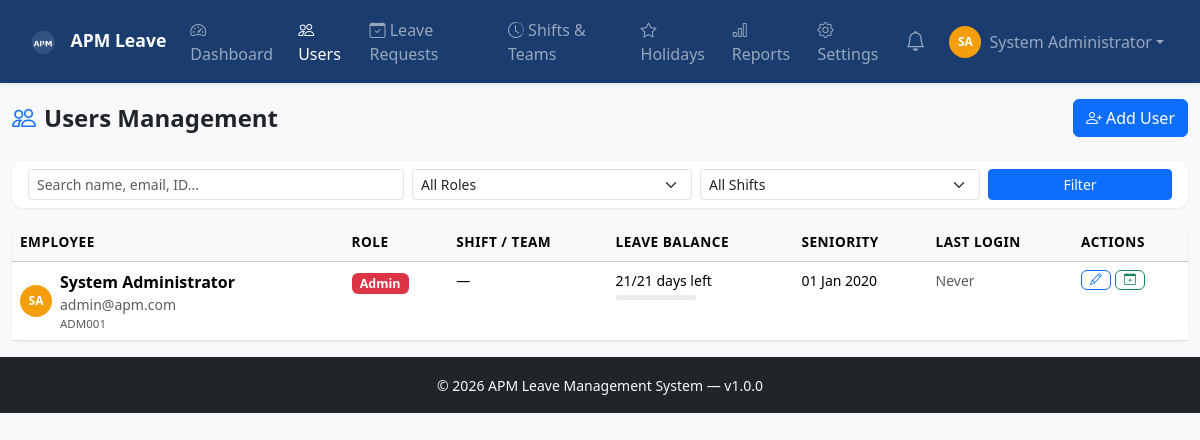
The page /admin/users.php (signed in) on the database its author committed.
### tables this page shows
CREATE TABLE `users` (
  `id` INT(11) NOT NULL AUTO_INCREMENT,
  `employee_id` VARCHAR(50) DEFAULT NULL,
  `first_name` VARCHAR(100) NOT NULL,
  `last_name` VARCHAR(100) NOT NULL,
  `email` VARCHAR(150) NOT NULL,
  `password` VARCHAR(255) NOT NULL,
  `role_id` INT(11) NOT NULL DEFAULT 3,
  `shift_id` INT(11) DEFAULT NULL,
  `team_id` INT(11) DEFAULT NULL,
  `seniority_date` DATE DEFAULT NULL,
  `phone` VARCHAR(20) DEFAULT NULL,
  `active` TINYINT(1) DEFAULT 1,
  `email_notifications` TINYINT(1) DEFAULT 1,
  `avatar` VARCHAR(255) DEFAULT NULL,
  `last_login` TIMESTAMP NULL DEFAULT NULL,
  `created_at` TIMESTAMP DEFAULT CURRENT_TIMESTAMP,
  `updated_at` TIMESTAMP DEFAULT CURRENT_TIMESTAMP ON UPDATE CURRENT_TIMESTAMP,
  PRIMARY KEY (`id`),
  UNIQUE KEY `email` (`email`),
  KEY `role_id` (`role_id`),
  KEY `shift_id` (`shift_id`),
  KEY `team_id` (`team_id`),
  CONSTRAINT `users_role_fk` FOREIGN KEY (`role_id`) REFERENCES `roles` (`id`),
  CONSTRAINT `users_shift_fk` FOREIGN KEY (`shift_id`) REFERENCES `shifts` (`id`) ON DELETE SET NULL,
  CONSTRAINT `users_team_fk` FOREIGN KEY (`team_id`) REFERENCES `teams` (`id`) ON DELETE SET NULL
);

CREATE TABLE `roles` (
  `id` INT(11) NOT NULL AUTO_INCREMENT,
  `name` VARCHAR(50) NOT NULL,
  `description` VARCHAR(255) DEFAULT NULL,
  PRIMARY KEY (`id`),
  UNIQUE KEY `name` (`name`)
);

### config/session.php (called while the page is built, shortened)
<?php
function e(mixed $value): string {
    return htmlspecialchars((string)$value, ENT_QUOTES | ENT_HTML5, 'UTF-8');
}
function sanitize(mixed $input): string {
    return trim(strip_tags((string)$input));
}
function currentUser(): array {
    return [
        'id'         => $_SESSION['user_id'] ?? 0,
        'email'      => $_SESSION['email'] ?? '',
        'first_name' => $_SESSION['first_name'] ?? '',
        'last_name'  => $_SESSION['last_name'] ?? '',
        'role'       => $_SESSION['role'] ?? '',
        'role_id'    => $_SESSION['role_id'] ?? 3,
        'shift_id'   => $_SESSION['shift_id'] ?? null,
        'team_id'    => $_SESSION['team_id'] ?? null,
        'full_name'  => trim(($_SESSION['first_name'] ?? '') . ' ' . ($_SESSION['last_name'] ?? '')),
    ];
}

### config/functions.php (called while the page is built, shortened)
<?php
function formatDate(string $date): string {
    return date('d M Y', strtotime($date));
}

### admin/users.php (the view, shortened to what this page needs)
<?php
require_once BASE_PATH . '/config/session.php';
require_once BASE_PATH . '/config/functions.php';
$pdo = getDB();
$search    = sanitize($_GET['search'] ?? '');
$where = "WHERE u.active = 1";
$params = [];
$stmt = $pdo->prepare(
    "SELECT u.*, r.name as role_name, s.name as shift_name, t.name as team_name, t.code as team_code,
            lb.annual_days, lb.carryover_days, lb.used_days
     FROM users u
     LEFT JOIN roles r ON u.role_id = r.id
     LEFT JOIN shifts s ON u.shift_id = s.id
     LEFT JOIN teams t ON u.team_id = t.id
     LEFT JOIN leave_balances lb ON u.id = lb.user_id AND lb.year = YEAR(NOW())
     $where ORDER BY r.id, u.first_name"
);
$stmt->execute($params);
$users = $stmt->fetchAll();
$activePage = 'users';
include BASE_PATH . '/includes/header.php';
?>
<div class="row g-3 mb-4">
    <div class="col-12 d-flex justify-content-between align-items-center flex-wrap gap-2">
        <h4 class="fw-bold mb-0"><i class="bi bi-people text-primary me-2"></i>Users Management</h4>
        <button class="btn btn-primary" data-bs-toggle="modal" data-bs-target="#userModal">
            <i class="bi bi-person-plus me-1"></i>Add User
        </button>
    </div>
</div>
<div class="card mb-3">
    <div class="card-body py-2">
        <form method="GET" class="row g-2 align-items-center">
            <div class="col-md-4">
                <input type="text" class="form-control form-control-sm" name="search" value="<?= e($search) ?>" placeholder="Search name, email, ID...">
            </div>
            <div class="col-md-3">
                <select class="form-select form-select-sm" name="role">
                    <option value="">All Roles</option>
                </select>
            </div>
            <div class="col-md-3">
                <select class="form-select form-select-sm" name="shift">
                    <option value="">All Shifts</option>
                </select>
            </div>
            <div class="col-md-2">
                <button type="submit" class="btn btn-sm btn-primary w-100">Filter</button>
            </div>
        </form>
    </div>
</div>
<div class="card">
    <div class="card-body p-0">
        <div class="table-responsive">
            <table class="table table-hover mb-0" id="usersTable">
                <thead class="table-light">
                    <tr>
                        <th>Employee</th>
                        <th>Role</th>
                        <th>Shift / Team</th>
                        <th>Leave Balance</th>
                        <th>Seniority</th>
                        <th>Last Login</th>
                        <th>Actions</th>
                    </tr>
                </thead>
                <tbody>
                    <?php if (empty($users)): ?>
                    <tr><td colspan="7" class="text-center py-5 text-muted">No users found</td></tr>
                    <?php else: ?>
                    <?php foreach ($users as $u):
                        $total = ((float)($u['annual_days']??21)) + ((float)($u['carryover_days']??0));
                        $used  = (float)($u['used_days']??0);
                        $avail = max(0, $total - $used);
                    ?>
                    <tr>
                        <td>
                            <div class="d-flex align-items-center gap-2">
                                <div class="avatar-sm"><?= strtoupper(substr($u['first_name'],0,1).substr($u['last_name'],0,1)) ?></div>
                                <div>
                                    <div class="fw-semibold"><?= e($u['first_name'].' '.$u['last_name']) ?></div>
                                    <div class="text-muted small"><?= e($u['email']) ?></div>
                                    <?php if ($u['employee_id']): ?><div class="text-muted" style="font-size:0.72rem"><?= e($u['employee_id']) ?></div><?php endif; ?>
                                </div>
                            </div>
                        </td>
                        <td>
                            <?php $roleColors = ['admin'=>'danger','supervisor'=>'info','operator'=>'success'];
                                  $rc = $roleColors[$u['role_name']] ?? 'secondary'; ?>
                            <span class="badge bg-<?= $rc ?>"><?= e(ucfirst($u['role_name'])) ?></span>
                        </td>
                        <td>
                            <div class="small"><?= e($u['shift_name'] ?? '—') ?></div>
                        </td>
                        <td>
                            <div class="small"><?= $avail ?>/<?= $total ?> days left</div>
                            <div class="progress mt-1" style="height:5px;width:80px">
                            </div>
                        </td>
                        <td class="small"><?= $u['seniority_date'] ? formatDate($u['seniority_date']) : '—' ?></td>
                        <td class="small text-muted"><?= $u['last_login'] ? date('d/m/y H:i', strtotime($u['last_login'])) : 'Never' ?></td>
                        <td>
                            <div class="d-flex gap-1 flex-wrap">
                                <button class="btn btn-xs btn-outline-primary py-0 px-2" style="font-size:0.75rem"
                                    onclick="editUser(<?= htmlspecialchars(json_encode($u)) ?>)">
                                    <i class="bi bi-pencil"></i>
                                </button>
                                <button class="btn btn-xs btn-outline-success py-0 px-2" style="font-size:0.75rem"
                                    onclick="adjustBalance(<?= $u['id'] ?>, '<?= e($u['first_name'].' '.$u['last_name']) ?>', <?= $total ?>, <?= $u['carryover_days']??0 ?>)">
                                    <i class="bi bi-calendar-plus"></i>
                                </button>
                            </div>
                        </td>
                    </tr>
                    <?php endforeach; ?>
                    <?php endif; ?>
                </tbody>
            </table>
        </div>
    </div>
</div>
<?php
include BASE_PATH . '/includes/footer.php';
?>

### includes/header.php (shortened to what this page needs)
<?php
require_once BASE_PATH . '/config/session.php';
require_once BASE_PATH . '/config/functions.php';
$user = currentUser();
$role = $user['role'];
?>
<!DOCTYPE html>
<html lang="en">
<head>
    <link href="https://cdn.jsdelivr.net/npm/bootstrap@5.3.2/dist/css/bootstrap.min.css" rel="stylesheet">
    <link href="https://cdn.jsdelivr.net/npm/bootstrap-icons@1.11.3/font/bootstrap-icons.css" rel="stylesheet">
    <link href="https://cdn.jsdelivr.net/npm/fullcalendar@6.1.10/index.global.min.css" rel="stylesheet">
    <link href="/APM/assets/css/main.css" rel="stylesheet">
</head>
<body class="bg-light">
<nav class="navbar navbar-expand-lg navbar-dark bg-primary-custom shadow-sm">
    <div class="container-fluid">
        <a class="navbar-brand fw-bold" href="/APM/<?= $role === 'admin' ? 'admin' : ($role === 'supervisor' ? 'supervisor' : 'operator') ?>/dashboard.php">
            <img src="/APM/assets/icons/icon-48.png" alt="APM" width="30" class="me-2">
            APM Leave
        </a>
        <div class="collapse navbar-collapse" id="navMain">
            <ul class="navbar-nav me-auto">
                <?php if ($role === 'admin'): ?>
                    <li class="nav-item"><a class="nav-link <?= ($activePage??'') === 'dashboard' ? 'active' : '' ?>" href="/APM/admin/dashboard.php"><i class="bi bi-speedometer2"></i> Dashboard</a></li>
                    <li class="nav-item"><a class="nav-link <?= ($activePage??'') === 'users' ? 'active' : '' ?>" href="/APM/admin/users.php"><i class="bi bi-people"></i> Users</a></li>
                    <li class="nav-item"><a class="nav-link <?= ($activePage??'') === 'leaves' ? 'active' : '' ?>" href="/APM/admin/leaves.php"><i class="bi bi-calendar-check"></i> Leave Requests</a></li>
                    <li class="nav-item"><a class="nav-link <?= ($activePage??'') === 'shifts' ? 'active' : '' ?>" href="/APM/admin/shifts.php"><i class="bi bi-clock-history"></i> Shifts & Teams</a></li>
                    <li class="nav-item"><a class="nav-link <?= ($activePage??'') === 'holidays' ? 'active' : '' ?>" href="/APM/admin/holidays.php"><i class="bi bi-star"></i> Holidays</a></li>
                    <li class="nav-item"><a class="nav-link <?= ($activePage??'') === 'reports' ? 'active' : '' ?>" href="/APM/admin/reports.php"><i class="bi bi-bar-chart"></i> Reports</a></li>
                    <li class="nav-item"><a class="nav-link <?= ($activePage??'') === 'settings' ? 'active' : '' ?>" href="/APM/admin/settings.php"><i class="bi bi-gear"></i> Settings</a></li>
                <?php endif; ?>
            </ul>
            <ul class="navbar-nav align-items-center">
                <li class="nav-item me-2">
                    <a class="nav-link position-relative" href="/APM/<?= $role === 'admin' ? 'admin' : ($role === 'supervisor' ? 'supervisor' : 'operator') ?>/notifications.php">
                        <i class="bi bi-bell fs-5"></i>
                    </a>
                </li>
                <li class="nav-item dropdown">
                    <a class="nav-link dropdown-toggle d-flex align-items-center" href="#" data-bs-toggle="dropdown">
                        <div class="avatar-sm me-2"><?= strtoupper(substr($user['first_name'],0,1) . substr($user['last_name'],0,1)) ?></div>
                        <span class="d-none d-md-inline"><?= e($user['full_name']) ?></span>
                    </a>
                </li>
            </ul>
        </div>
    </div>
</nav>
<div class="container-fluid py-3">

### assets/css/main.css (style rules this page uses)
:root { --primary: #1a3c6e; --primary-light: #2563a8; --secondary: #e8f0fe; --accent: #f59e0b; --success: #10b981; --danger: #ef4444; --warning: #f59e0b; --info: #3b82f6; --dark: #1e293b; --sidebar-w: 250px; }
body { font-family: 'Segoe UI', system-ui, sans-serif; background: #f1f5f9; }
.bg-primary-custom { background: var(--primary) !important; }
.avatar-sm { width: 32px; height: 32px; border-radius: 50%; background: var(--accent); color: white; display: inline-flex; align-items: center; justify-content: center; font-size: 12px; font-weight: 700; }
.card { border: none; box-shadow: 0 1px 3px rgba(0,0,0,0.08); border-radius: 12px; }
.navbar-dark.bg-primary-custom { padding: 0.6rem 1rem; }
.navbar-brand { font-size: 1.1rem; }
.table th { font-weight: 600; font-size: 0.85rem; text-transform: uppercase; letter-spacing: 0.5px; }
.badge { font-size: 0.78rem; font-weight: 600; }

### rows shown on the page
users: first_name+last_name "SA", first_name+last_name "System Administrator", email "admin@apm.com", employee "ADM001", role.name "Admin", shift_name "—", avail "21", total "21", seniority_date "01 Jan 2020", shows "Never"

### other values the page prints
$user['full_name'] "System Administrator"
APP_VERSION "1.0.0"
